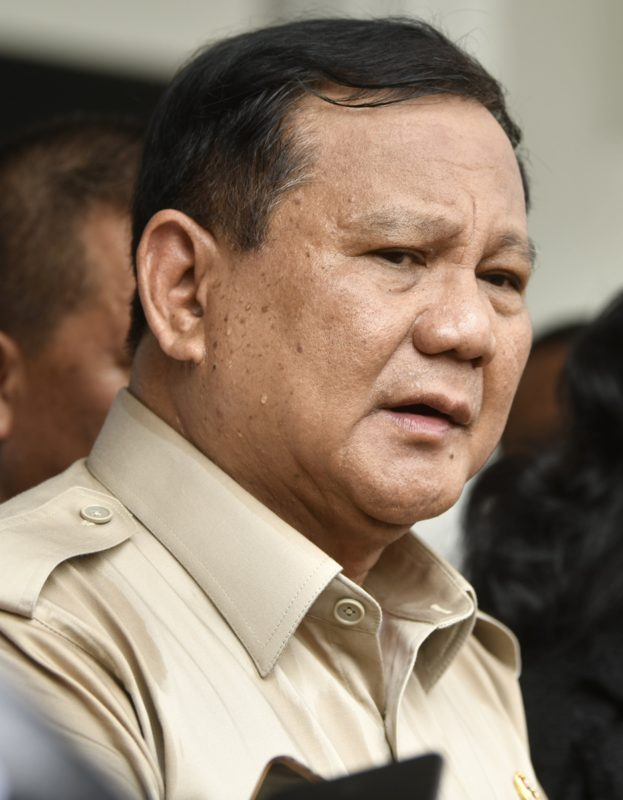
#> input picture Analisis-Citra-Digital/foto_saya.jpg, 623 x 800 px
$ python analisis_citra.py
#> lines starting #> are read from the running program, lines starting #| are printed output that depends on the picture

from pathlib import Path
from PIL import Image, ExifTags
import numpy as np
import matplotlib.pyplot as plt
from matplotlib.patches import Rectangle

NAMA_FOTO = Path("foto_saya.jpg")
FOLDER_HASIL = Path("images")


def baca_citra(path):
    """Buka foto dan siapkan array RGB untuk analisis."""
    if not path.exists():
        raise FileNotFoundError("Letakkan foto_saya.jpg satu folder dengan script ini.")
    foto = Image.open(path)
    piksel_rgb = np.asarray(foto.convert("RGB"))
    return foto, piksel_rgb


def tampilkan_metadata(foto, path, piksel_rgb):
    """Cetak informasi file, dimensi, jumlah piksel, dan EXIF."""
    tinggi, lebar, kanal = piksel_rgb.shape
    exif = foto.getexif()
    print("=== IDENTITAS DAN METADATA CITRA ===")
    print(f"Nama file       : {path.name}")
    print(f"Format          : {foto.format}")
    print(f"Dimensi         : {lebar} x {tinggi} piksel")
    print(f"Mode file       : {foto.mode}")
    print(f"Ukuran file     : {path.stat().st_size:,} byte")
    print(f"Total piksel    : {lebar * tinggi:,}")
    print(f"Nilai kanal RGB : {piksel_rgb.size:,}")
    print("\n=== DATA EXIF ===")
    if exif:
        for tag_id, nilai in exif.items():
            nama_tag = ExifTags.TAGS.get(tag_id, str(tag_id))
            print(f"{nama_tag}: {nilai}")
    else:
        print("Foto tidak menyimpan metadata EXIF yang dapat dibaca.")
    return exif


def analisis_warna(piksel_rgb):
    """Hitung statistik RGB dan tingkat kecerahan rata-rata."""
    rata_rgb = piksel_rgb.mean(axis=(0, 1))
    minimum = piksel_rgb.min(axis=(0, 1))
    maksimum = piksel_rgb.max(axis=(0, 1))
    # Rumus luminansi memberi bobot berbeda pada kanal RGB.
    kecerahan = (0.299 * piksel_rgb[:, :, 0] +
                 0.587 * piksel_rgb[:, :, 1] +
                 0.114 * piksel_rgb[:, :, 2])
    print("\n=== HASIL PEMERIKSAAN PIXEL ===")
    print("Bentuk array (tinggi, lebar, kanal):", piksel_rgb.shape)
    print("RGB minimum [R, G, B]             :", minimum.tolist())
    print("RGB maksimum [R, G, B]             :", maksimum.tolist())
    print("Rata-rata RGB                      :", np.round(rata_rgb, 2).tolist())
    print(f"Kecerahan rata-rata (0-255)         : {kecerahan.mean():.2f}")
    if kecerahan.mean() < 85:
        kategori = "cenderung gelap"
    elif kecerahan.mean() < 170:
        kategori = "kecerahan menengah"
    else:
        kategori = "cenderung terang"
    print("Interpretasi kecerahan              :", kategori)
    return kecerahan, rata_rgb


def buat_visualisasi(foto, piksel_rgb, exif, kecerahan, rata_rgb):
    """Simpan empat visualisasi analisis ke folder images."""
    FOLDER_HASIL.mkdir(exist_ok=True)
    tinggi, lebar, _ = piksel_rgb.shape
    ukuran = NAMA_FOTO.stat().st_size

    # 1. Ringkasan identitas file dan foto sumber.
    isi_metadata = [
        ["Nama file", NAMA_FOTO.name], ["Format", str(foto.format)],
        ["Dimensi", f"{lebar} x {tinggi} piksel"], ["Mode warna", foto.mode],
        ["Ukuran file", f"{ukuran:,} byte"], ["Jumlah piksel", f"{lebar*tinggi:,}"],
        ["Kanal analisis", "RGB (3 kanal)"], ["EXIF", "Tersedia" if exif else "Tidak ditemukan"]
    ]
    fig, ax = plt.subplots(1, 2, figsize=(12, 6))
    fig.suptitle("BEDAH CITRA DIGITAL | Identitas Foto", fontsize=15, fontweight="bold")
    ax[0].imshow(foto); ax[0].set_title("Foto sumber (tidak diubah)"); ax[0].axis("off")
    ax[1].axis("off")
    tabel = ax[1].table(cellText=isi_metadata, colLabels=["Atribut", "Hasil"],
                        cellLoc="left", loc="center", colWidths=[.38, .62])
    tabel.auto_set_font_size(False); tabel.set_fontsize(9); tabel.scale(1, 1.55)
    fig.tight_layout(); fig.savefig(FOLDER_HASIL / "01_identitas_citra.png", dpi=160, bbox_inches="tight"); plt.close(fig)

    # 2. Ambil area 5x5 di tengah, tampilkan nilai RGB setiap piksel.
    xc, yc = lebar // 2, tinggi // 2
    x0 = max(0, min(xc - 2, lebar - 5)); y0 = max(0, min(yc - 2, tinggi - 5))
    sampel = piksel_rgb[y0:y0+5, x0:x0+5]
    fig, ax = plt.subplots(1, 2, figsize=(12, 5))
    fig.suptitle("Bedah Piksel | Lokasi Sampel dan Nilai RGB", fontsize=14, fontweight="bold")
    ax[0].imshow(foto); ax[0].add_patch(Rectangle((x0-.5, y0-.5), 5, 5, linewidth=2, edgecolor="yellow", facecolor="none"))
    ax[0].set_title(f"Area sampel: X={x0}, Y={y0}"); ax[0].axis("off")
    ax[1].imshow(sampel, interpolation="nearest"); ax[1].set_title("Setiap sel menampilkan R / G / B")
    ax[1].set_xticks(range(5)); ax[1].set_yticks(range(5))
    ax[1].set_xticklabels([str(x0+i) for i in range(5)]); ax[1].set_yticklabels([str(y0+i) for i in range(5)])
    ax[1].set_xticks(np.arange(-.5, 5, 1), minor=True); ax[1].set_yticks(np.arange(-.5, 5, 1), minor=True)
    ax[1].grid(which="minor", color="white", linewidth=1); ax[1].tick_params(which="minor", bottom=False, left=False)
    for y in range(5):
        for x in range(5):
            r, g, b = map(int, sampel[y, x])
            warna_teks = "white" if r + g + b < 380 else "black"
            ax[1].text(x, y, f"{r}\n{g}\n{b}", ha="center", va="center", fontsize=6.5, color=warna_teks)
    fig.tight_layout(); fig.savefig(FOLDER_HASIL / "02_bedah_piksel.png", dpi=180, bbox_inches="tight"); plt.close(fig)
    print("\nContoh matriks RGB 5x5 (baris pertama):", sampel[0].tolist())

    # 3. Peta kecerahan khusus sebagai pembeda analisis.
    fig, ax = plt.subplots(1, 2, figsize=(12, 5))
    fig.suptitle("Karakteristik Cahaya dan Warna", fontsize=14, fontweight="bold")
    ax[0].imshow(foto); ax[0].set_title("Foto sumber"); ax[0].axis("off")
    peta = ax[1].imshow(kecerahan, cmap="gray", vmin=0, vmax=255)
    ax[1].set_title("Peta kecerahan (luminansi)"); ax[1].axis("off")
    fig.colorbar(peta, ax=ax[1], fraction=.046, pad=.04, label="Kecerahan 0-255")
    fig.tight_layout(); fig.savefig(FOLDER_HASIL / "03_peta_kecerahan.png", dpi=160, bbox_inches="tight"); plt.close(fig)

    # 4. Bandingkan sebaran intensitas kanal RGB.
    fig, ax = plt.subplots(figsize=(10, 5))
    for kanal, label, warna in [(0, "Merah (R)", "red"), (1, "Hijau (G)", "green"), (2, "Biru (B)", "blue")]:
        hitung, batas = np.histogram(piksel_rgb[:, :, kanal], bins=256, range=(0, 256))
        ax.plot(batas[:-1], hitung, color=warna, label=f"{label} | rata-rata {rata_rgb[kanal]:.1f}", linewidth=1)
    ax.set_title("Distribusi Intensitas Warna RGB", fontweight="bold")
    ax.set_xlabel("Intensitas (0 = gelap, 255 = terang)"); ax.set_ylabel("Jumlah piksel")
    ax.legend(); ax.grid(alpha=.2); fig.tight_layout()
    fig.savefig(FOLDER_HASIL / "04_distribusi_rgb.png", dpi=160, bbox_inches="tight"); plt.close(fig)


def main():
    foto, piksel_rgb = baca_citra(NAMA_FOTO)
#> in baca_citra, foto is the input picture: PIL image 623x800 RGB; mean R, G, B 140.6, 123.2, 106.2
    exif = tampilkan_metadata(foto, NAMA_FOTO, piksel_rgb)
#| Format          : JPEG
#| Dimensi         : 623 x 800 piksel
#| Mode file       : RGB
#| Total piksel    : 498,400
#| Nilai kanal RGB : 1,495,200
    kecerahan, rata_rgb = analisis_warna(piksel_rgb)
#> in analisis_warna, `rata_rgb = piksel_rgb.mean(axis=(0, 1))`: rata_rgb = [140.6, 123.2, 106.2]
#> in analisis_warna, `minimum = piksel_rgb.min(axis=(0, 1))`: minimum = [6, 4, 0]
#> in analisis_warna, `maksimum = piksel_rgb.max(axis=(0, 1))`: maksimum = [255, 255, 245]
#> in analisis_warna, `kecerahan = (0.299 * piksel_rgb[:, :, 0] + 0.587 * piksel_rgb[:, :, 1]..`:
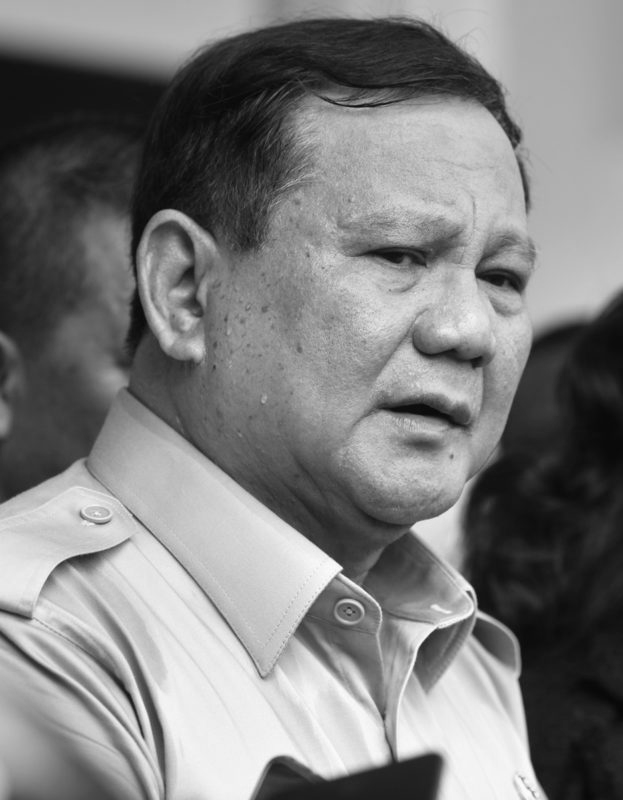
#> kecerahan: shape (800, 623) float64; min 4.71, max 253.6, mean 126.4
#| Bentuk array (tinggi, lebar, kanal): (800, 623, 3)
#| RGB minimum [R, G, B]             : [6, 4, 0]
#| RGB maksimum [R, G, B]             : [255, 255, 245]
#| Rata-rata RGB                      : [140.57, 123.18, 106.25]
#| Kecerahan rata-rata (0-255)         : 126.45
#> rata_rgb = [140.6, 123.2, 106.2]
    buat_visualisasi(foto, piksel_rgb, exif, kecerahan, rata_rgb)
#> in buat_visualisasi, `fig.tight_layout()`:
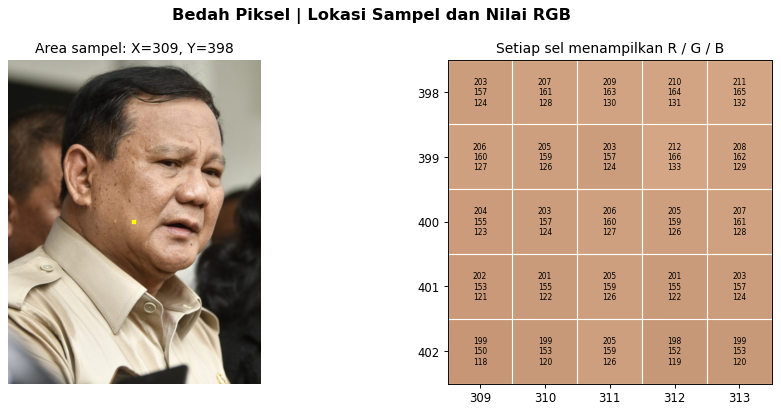
#> figure drawn by matplotlib, 2 panels
#| Contoh matriks RGB 5x5 (baris pertama): [[203, 157, 124], [207, 161, 128], [209, 163, 130], [210, 164, 131], [211, 165, 132]]
#> in buat_visualisasi, `fig.tight_layout()`:
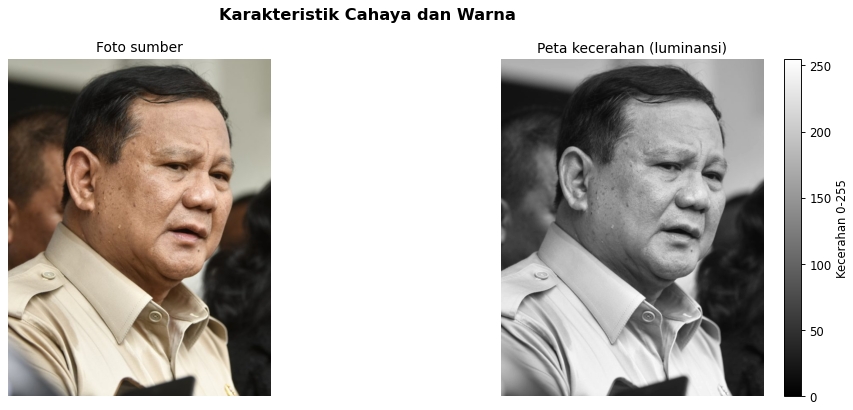
#> figure drawn by matplotlib, 3 panels
#> in buat_visualisasi, `fig.savefig(FOLDER_HASIL / '04_distribusi_rgb.png', dpi=160, bbox_inch`:
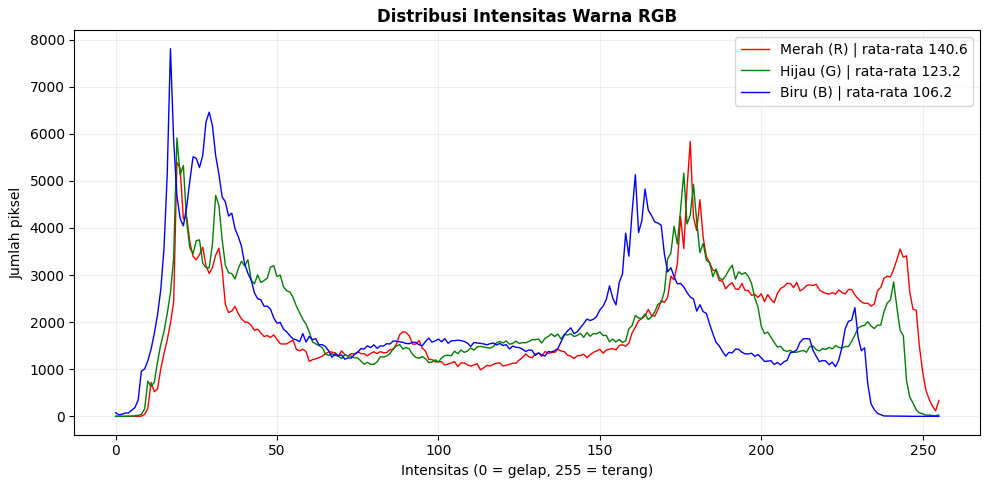
#> figure drawn by matplotlib, 1 panel; curve peaks at x = 178, y = 5835; curve peaks at x = 19, y = 5909; curve peaks at x = 17, y = 7805
    print("\nAnalisis selesai. Hasil visualisasi ada di folder 'images'.")
    print("Catatan: foto sumber hanya dibaca; file aslinya tidak ditimpa.")


if __name__ == "__main__":
    main()
